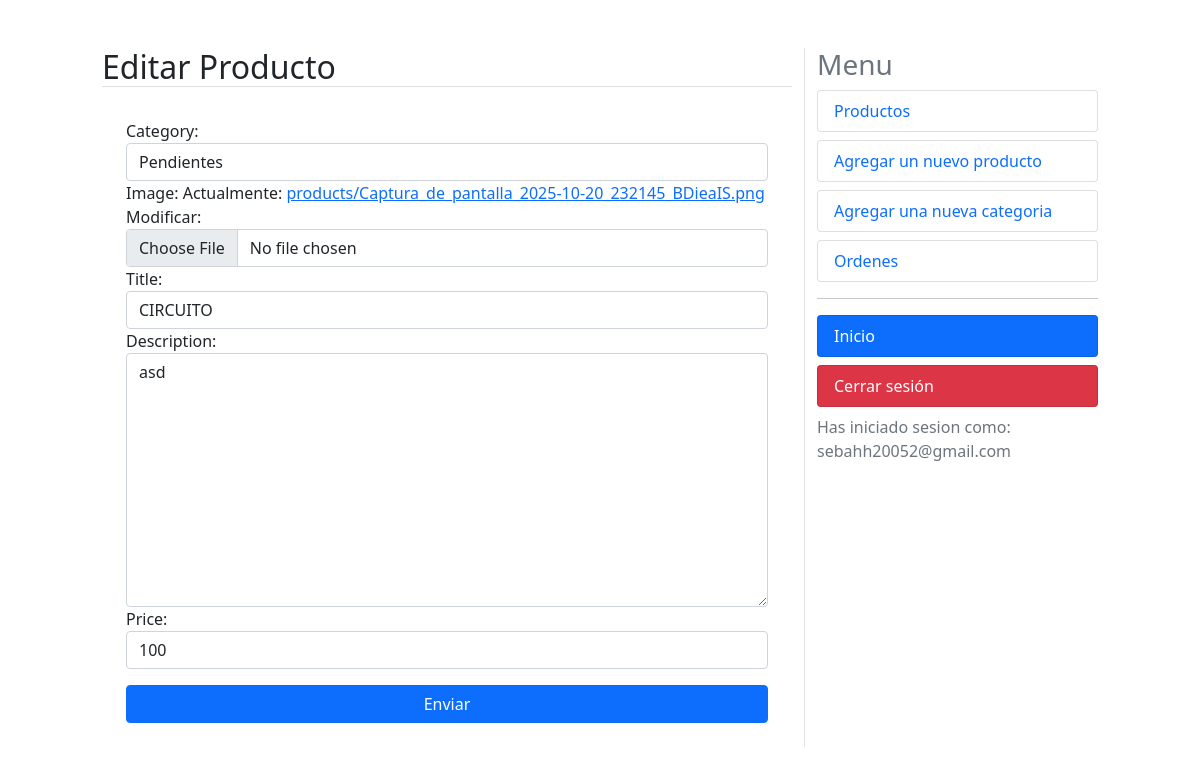
Screenshot of /dashboard/products/edit/25 (signed in) with the database file from the repository.
### shop/models.py (models this page shows, shortened)
class Product(models.Model):
    category = models.ForeignKey(Category, on_delete=models.CASCADE, related_name='category')
    image = models.ImageField(upload_to='products')
    title = models.CharField(max_length=250)
    description = models.TextField()
    price = models.IntegerField()
    date_created = models.DateTimeField(auto_now_add=True)
    slug = models.SlugField(unique=True)
    stock = models.PositiveIntegerField(default=0)
    class Meta:
        ordering = ('-date_created',)

class Category(models.Model):
    title = models.CharField(max_length=200)
    sub_category = models.ForeignKey(
        'self', on_delete=models.CASCADE,
        related_name='sub_categories', null=True, blank=True
    )
    is_sub = models.BooleanField(default=False)
    slug = models.SlugField(max_length=200, unique=True)
    def __str__(self):
        return self.title

### accounts/models.py (models this page shows, shortened)
class User(AbstractBaseUser):
    email = models.EmailField(max_length=100, unique=True)
    full_name = models.CharField(max_length=100)
    is_admin = models.BooleanField(default=False)
    is_active = models.BooleanField(default=True)
    likes = models.ManyToManyField(Product, blank=True, related_name='likes')
    is_manager = models.BooleanField(default=False)
    objects = UserManager()
    USERNAME_FIELD = 'email'
    REQUIRED_FIELDS = ['full_name']

### dashboard/views.py (the view)
# urls.py: path('products/edit/<int:id>', views.edit_product, name='edit_product'),
@user_passes_test(is_manager)
@login_required
def edit_product(request, id):
    product = get_object_or_404(Product, id=id)
    if request.method == 'POST':
        form = EditProductForm(request.POST, request.FILES, instance=product)
        if form.is_valid():
            form.save()
            messages.success(request, 'El producto ha sido actualizado', 'exito')
            return redirect('dashboard:products')
    else:
        form = EditProductForm(instance=product)
    context = {'title': 'Editar Producto', 'form':form}
    return render(request, 'edit_product.html', context)

### dashboard/forms.py
class EditProductForm(ModelForm):
    class Meta:
        model = Product
        fields = ['category', 'image', 'title','description', 'price']
    def __init__(self, *args, **kwargs):
        super(EditProductForm, self).__init__(*args, **kwargs)
        for visible in self.visible_fields():
            visible.field.widget.attrs['class'] = 'form-control'

### cart/utils/cart.py (called while the page is built)
    def __iter__(self):
        product_ids = self.cart.keys()
        products = Product.objects.filter(id__in=product_ids)
        cart = self.cart.copy()
        for product in products:
            cart[str(product.id)]['product'] = product
        for item in cart.values():
            item['total_price'] = int(item['price']) * int(item['quantity'])
            yield item

    def add_cart_session(self):
        cart = self.session.get(CART_SESSION_ID)
        if not cart:
            cart = self.session[CART_SESSION_ID] = {}
        return cart

### dashboard/views.py (called while the page is built)
def is_manager(user):
    try:
        if not user.is_manager:
            raise Http404
        return True
    except:
        raise Http404

### online_shop/context_processors.py (called while the page is built)
def return_cart(request):
    cart = len(list(Cart(request)))
    return {'cart_count': cart}

def return_categories(request):
    categories = Category.objects.all()
    return {'categories': categories}

### dashboard/templates/edit_product.html (shortened to what this page needs)
{% extends "dashboard.html" %}
{% block content %}
<form method="POST" enctype="multipart/form-data">
    {{ form }}
    <div class="form-group">
        <button class="btn btn-primary mt-3 w-100" type="submit">Enviar</button>
    </div>
</form>
{% endblock %}

### dashboard/templates/dashboard.html (shortened to what this page needs)
<!DOCTYPE html>
<html lang="en">
<head>
    <link href="https://cdn.jsdelivr.net/npm/bootstrap@5.1.3/dist/css/bootstrap.min.css" rel="stylesheet">
</head>
<body>
    <div class="row mt-5">
        <div class="col-md-1"></div>
        <div class="col-md-7">
            <h2 class="border-bottom text-capitalize">{{ title }}</h2>
            <div class="p-4">
                {% block content %}{% endblock %}
            </div>
        </div>
        <div class="col-md-3 border-start">
            <h3 class="text-muted">Menu</h3>
            <a class="text-decoration-none" href="{% url 'dashboard:products' %}">
                <li class="rounded list-group-item  text-primary">Productos</li>
            </a>
            <a class="text-decoration-none" href="{% url 'dashboard:add_product' %}">
                <li class="rounded list-group-item mt-2 text-primary">Agregar un nuevo producto</li>
            </a>
            <a class="text-decoration-none" href="{% url 'dashboard:add_category' %}">
                <li class="rounded list-group-item mt-2  text-primary">Agregar una nueva categoria</li>
            </a>
            <a class="text-decoration-none" href="{% url 'dashboard:orders' %}">
                <li class="rounded list-group-item mt-2  text-primary">Ordenes</li>
            </a>
            <hr>
            <a class="text-decoration-none" href="{% url 'shop:home_page' %}">
                <li class="rounded list-group-item bg-primary mt-2  text-white">Inicio</li>
            </a>
            <a class="text-decoration-none" href="{% url 'accounts:user_logout' %}">
                <li class="rounded list-group-item bg-danger mt-2  text-white">Cerrar sesión</li>
            </a>
            <div class="text-muted mt-2">Has iniciado sesion como: {{ request.user.email }}</div>
        </div>
        <div class="col-md-1 "></div>
    </div>
</body>
</html>

### rows the page displays
Product: category "Pendientes", description "asd", price "100"
Category: title "CIRCUITO"
User: user.email "sebahh20052@gmail.com"

### other values shown
{{ title }} "Editar Producto"
